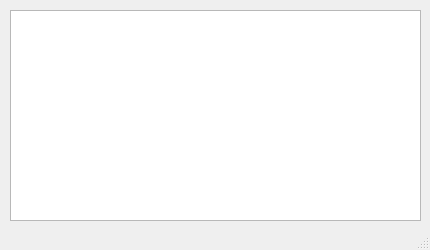
<?xml version="1.0" encoding="UTF-8"?>
<ui version="4.0">
 <class>MainWindow</class>
 <widget class="QMainWindow" name="MainWindow">
  <property name="geometry">
   <rect>
    <x>0</x>
    <y>0</y>
    <width>430</width>
    <height>250</height>
   </rect>
  </property>
  <property name="minimumSize">
   <size>
    <width>430</width>
    <height>250</height>
   </size>
  </property>
  <property name="maximumSize">
   <size>
    <width>430</width>
    <height>250</height>
   </size>
  </property>
  <property name="windowTitle">
   <string>special characters inserter</string>
  </property>
  <widget class="QWidget" name="centralwidget">
   <widget class="QTextEdit" name="textEdit">
    <property name="geometry">
     <rect>
      <x>10</x>
      <y>10</y>
      <width>411</width>
      <height>211</height>
     </rect>
    </property>
   </widget>
  </widget>
  <widget class="QMenuBar" name="menubar">
   <property name="geometry">
    <rect>
     <x>0</x>
     <y>0</y>
     <width>430</width>
     <height>21</height>
    </rect>
   </property>
  </widget>
  <widget class="QStatusBar" name="statusbar"/>
 </widget>
 <resources/>
 <connections/>
</ui>
